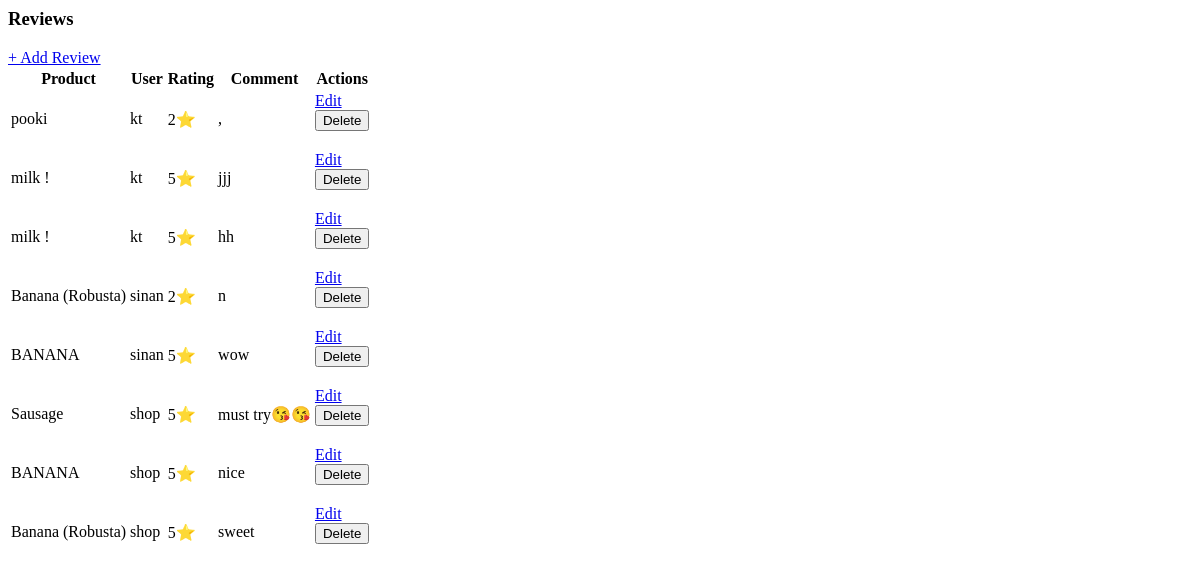
Page /dashboard/reviews/ (signed in) on the earlier database version.
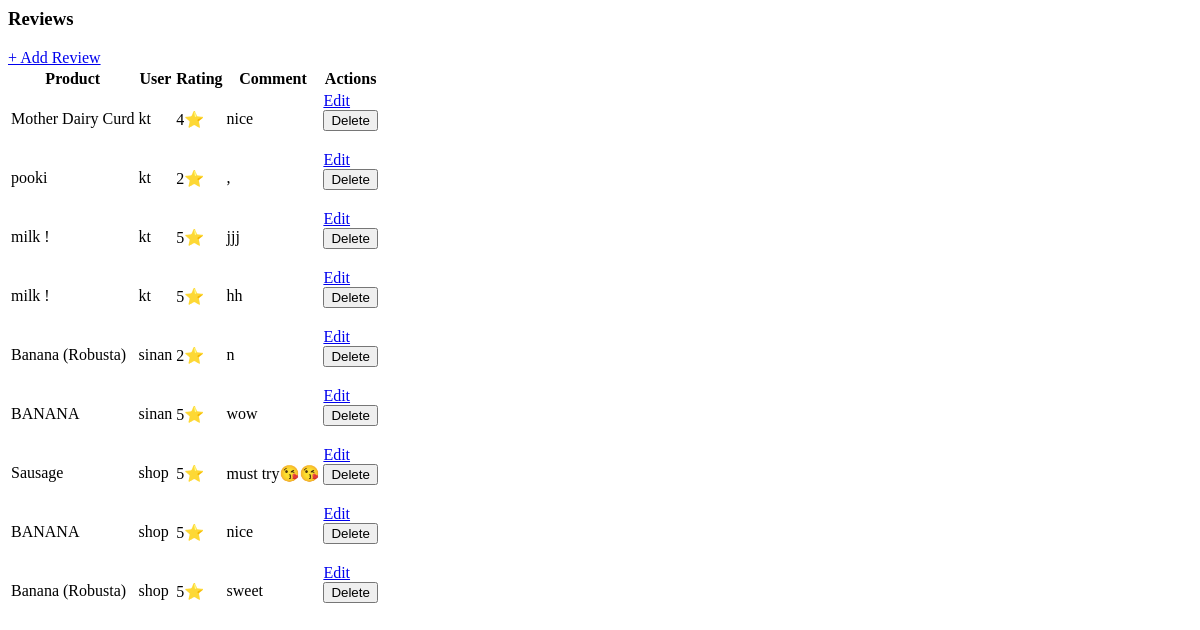
Same page on the later database version.
### shop/models.py (models this page shows, shortened)
class Review(models.Model):
    product = models.ForeignKey(Product, on_delete=models.CASCADE, related_name='reviews')
    user = models.ForeignKey(User, on_delete=models.CASCADE)
    rating = models.PositiveSmallIntegerField(choices=[(i, i) for i in range(1, 6)])
    comment = models.TextField(blank=True)
    created_at = models.DateTimeField(auto_now_add=True)

class Product(models.Model):
    category = models.ForeignKey(Category, on_delete=models.CASCADE, related_name='products')
    name = models.CharField(max_length=255)
    slug = models.SlugField(unique=True ,blank=True)
    description = models.TextField()
    price = models.DecimalField(max_digits=10, decimal_places=2)
    discount_price = models.DecimalField(max_digits=10, decimal_places=2, null=True, blank=True)
    image = models.ImageField(upload_to='products/')
    is_featured = models.BooleanField(default=False)
    sold_count = models.PositiveIntegerField(default=0)
    created_at = models.DateTimeField(auto_now_add=True)
    views = models.PositiveIntegerField(default=1)
    available = models.BooleanField(default=True)
    stock = models.PositiveIntegerField(default=0)

### dashboard/views.py (the view)
# urls.py: path('reviews/', views.review_list, name='review_list'),
@staff_member_required
def review_list(request):
    reviews = Review.objects.all().order_by('-created_at')
    return render(request, 'dashboard/review_list.html', {'reviews': reviews})

### shop/context_processors.py (called while the page is built)
def wishlist_context(request):
    wishlist_count = 0
    if request.user.is_authenticated:
        wishlist_count = Wishlist.objects.filter(user=request.user).count()
    return {'wishlist_items_count': wishlist_count}

### dashboard/templates/dashboard/review_list.html (shortened to what this page needs)
<h3>Reviews</h3>
<a href="{% url 'dashboard:review_add' %}" class="btn btn-success btn-sm mb-2">+ Add Review</a>
<table class="table table-striped">
    <thead>
        <tr>
            <th>Product</th>
            <th>User</th>
            <th>Rating</th>
            <th>Comment</th>
            <th>Actions</th>
        </tr>
    </thead>
    <tbody>
    {% for review in reviews %}
        <tr>
            <td>{{ review.product.name }}</td>
            <td>{{ review.user.username }}</td>
            <td>{{ review.rating }}⭐</td>
            <td>{{ review.comment|truncatechars:50 }}</td>
            <td>
                <a href="{% url 'dashboard:review_edit' review.id %}" class="btn btn-warning btn-sm">Edit</a>
                <form action="{% url 'dashboard:review_delete' review.id %}" method="post" class="d-inline">
                    <button type="submit" class="btn btn-danger btn-sm">Delete</button>
                </form>
            </td>
        </tr>
    {% empty %}
        <tr>
            <td colspan="5" class="text-center text-muted">No reviews found</td>
        </tr>
    {% endfor %}
    </tbody>
</table>

Differences in the rows shown:
added Review: product.name "Mother Dairy Curd", user.username "kt", rating "4", comment "nice"
